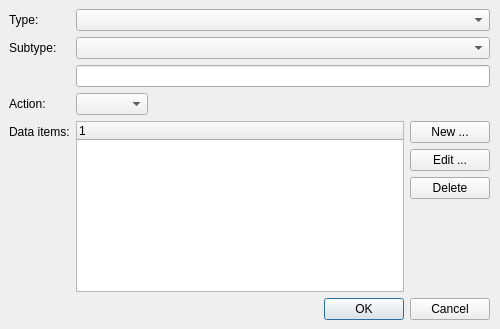
<?xml version="1.0" encoding="UTF-8"?>
<ui version="4.0">
 <class>WinSvcTrigger</class>
 <widget class="QWidget" name="WinSvcTrigger">
  <property name="geometry">
   <rect>
    <x>0</x>
    <y>0</y>
    <width>500</width>
    <height>329</height>
   </rect>
  </property>
  <property name="sizePolicy">
   <sizepolicy hsizetype="Preferred" vsizetype="Preferred">
    <horstretch>0</horstretch>
    <verstretch>0</verstretch>
   </sizepolicy>
  </property>
  <property name="minimumSize">
   <size>
    <width>0</width>
    <height>0</height>
   </size>
  </property>
  <property name="maximumSize">
   <size>
    <width>16777215</width>
    <height>16777215</height>
   </size>
  </property>
  <property name="windowTitle">
   <string>Service trigger</string>
  </property>
  <widget class="QWidget" name="gridLayoutWidget">
   <property name="geometry">
    <rect>
     <x>9</x>
     <y>9</y>
     <width>481</width>
     <height>311</height>
    </rect>
   </property>
   <layout class="QGridLayout" name="gridLayout">
    <item row="4" column="2">
     <spacer name="horizontalSpacer">
      <property name="orientation">
       <enum>Qt::Horizontal</enum>
      </property>
      <property name="sizeHint" stdset="0">
       <size>
        <width>40</width>
        <height>20</height>
       </size>
      </property>
     </spacer>
    </item>
    <item row="9" column="0" colspan="4">
     <widget class="QDialogButtonBox" name="buttonBox">
      <property name="standardButtons">
       <set>QDialogButtonBox::Cancel|QDialogButtonBox::Ok</set>
      </property>
     </widget>
    </item>
    <item row="1" column="0">
     <widget class="QLabel" name="label">
      <property name="text">
       <string>Type:</string>
      </property>
     </widget>
    </item>
    <item row="2" column="0">
     <widget class="QLabel" name="label_2">
      <property name="text">
       <string>Subtype:</string>
      </property>
     </widget>
    </item>
    <item row="4" column="1">
     <widget class="QComboBox" name="action"/>
    </item>
    <item row="4" column="0">
     <widget class="QLabel" name="label_4">
      <property name="text">
       <string>Action:</string>
      </property>
     </widget>
    </item>
    <item row="5" column="3">
     <widget class="QPushButton" name="newBtn">
      <property name="text">
       <string>New ...</string>
      </property>
     </widget>
    </item>
    <item row="1" column="1" colspan="3">
     <widget class="QComboBox" name="type"/>
    </item>
    <item row="2" column="1" colspan="3">
     <widget class="QComboBox" name="subType"/>
    </item>
    <item row="8" column="3">
     <spacer name="verticalSpacer">
      <property name="orientation">
       <enum>Qt::Vertical</enum>
      </property>
      <property name="sizeHint" stdset="0">
       <size>
        <width>20</width>
        <height>40</height>
       </size>
      </property>
     </spacer>
    </item>
    <item row="6" column="3">
     <widget class="QPushButton" name="editBtn">
      <property name="text">
       <string>Edit ...</string>
      </property>
     </widget>
    </item>
    <item row="3" column="1" colspan="3">
     <widget class="QLineEdit" name="custom"/>
    </item>
    <item row="7" column="3">
     <widget class="QPushButton" name="deleteBtn">
      <property name="text">
       <string>Delete</string>
      </property>
     </widget>
    </item>
    <item row="5" column="1" rowspan="4" colspan="2">
     <widget class="QTreeWidget" name="datas">
      <column>
       <property name="text">
        <string notr="true">1</string>
       </property>
      </column>
     </widget>
    </item>
    <item row="5" column="0">
     <widget class="QLabel" name="label_5">
      <property name="text">
       <string>Data items:</string>
      </property>
     </widget>
    </item>
   </layout>
  </widget>
 </widget>
 <resources/>
 <connections/>
</ui>
